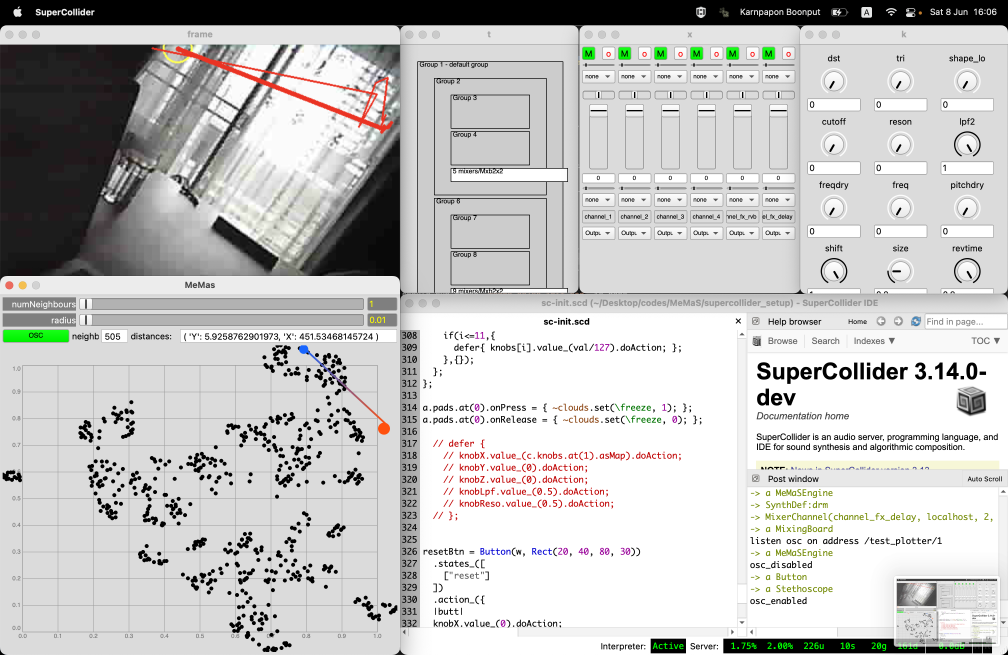
#> input picture imgs/ss1.png, 3024 x 1964 px (shown at 1/3 size)
$ python find_tracking_color.py --image ../imgs/ss1.png
#> lines starting #> are read from the running program, lines starting #| are printed output that depends on the picture; after the words box and inside, x2 and y2 are one past the last pixel; in counts of white or black regions, pixels touching at a corner belong together
from collections import deque
import numpy as np
import time
import argparse
import imutils
import cv2

ap = argparse.ArgumentParser()
ap.add_argument("-m", "--image", help="path to the (optional) image file")
ap.add_argument("-b", "--buffer", type=int, default=64, help="max buffer size")
args = vars(ap.parse_args())

pts = deque(maxlen=args["buffer"])

img = cv2.imread(args["image"], cv2.IMREAD_COLOR)
#> img is the input picture: shape (1964, 3024, 3); mean B, G, R 194.2, 195.3, 195.7
fps = 25

def nothing(x):
  pass

cv2.namedWindow("Tracking")
cv2.resizeWindow("Tracking", 450, 200)
cv2.moveWindow("Tracking", 200, 400)
cv2.createTrackbar("LH", "Tracking", 78, 255, nothing)
cv2.createTrackbar("LS", "Tracking", 0, 255, nothing)
cv2.createTrackbar("LV", "Tracking", 190, 255, nothing)
cv2.createTrackbar("UH", "Tracking", 117, 255, nothing)
cv2.createTrackbar("US", "Tracking", 141, 255, nothing)
cv2.createTrackbar("UV", "Tracking", 236, 255, nothing)

while True:
  now = time.time()

  frame = imutils.resize(img, width=600)
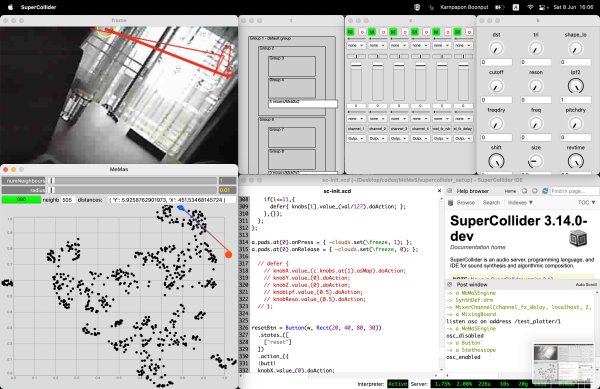
#> frame: shape (389, 600, 3); mean B, G, R 194.2, 195.3, 195.7
  blurred = cv2.GaussianBlur(frame, (11, 11), 0)
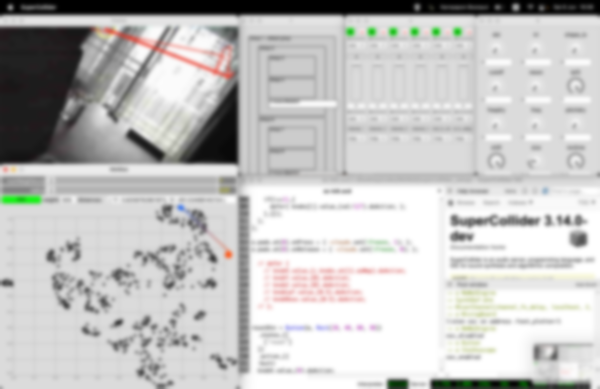
#> blurred: shape (389, 600, 3); mean B, G, R 194.1, 195.2, 195.6
  hsv = cv2.cvtColor(blurred, cv2.COLOR_BGR2HSV)
#> hsv: shape (389, 600, 3); mean H, S, V 9.2, 4.1, 196.5

  l_h = cv2.getTrackbarPos("LH", "Tracking")
  l_s = cv2.getTrackbarPos("LS", "Tracking")
  l_v = cv2.getTrackbarPos("LV", "Tracking")

  u_h = cv2.getTrackbarPos("UH", "Tracking")
  u_s = cv2.getTrackbarPos("US", "Tracking")
  u_v = cv2.getTrackbarPos("UV", "Tracking")

  l_b = np.array([l_h, l_s, l_v])
  u_b = np.array([u_h, u_s, u_v])

  mask = cv2.inRange(hsv, l_b, u_b)
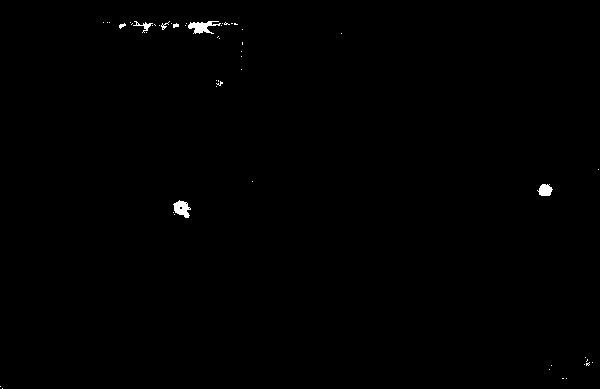
#> mask: shape (389, 600); 0.34% white; 51 white regions (44 under 20 px), largest, box (x1, y1, x2, y2) and area: (188, 21, 221, 34) 225, (173, 200, 191, 218) 194, (537, 184, 553, 196) 136
  mask = cv2.erode(mask, None, iterations=2)
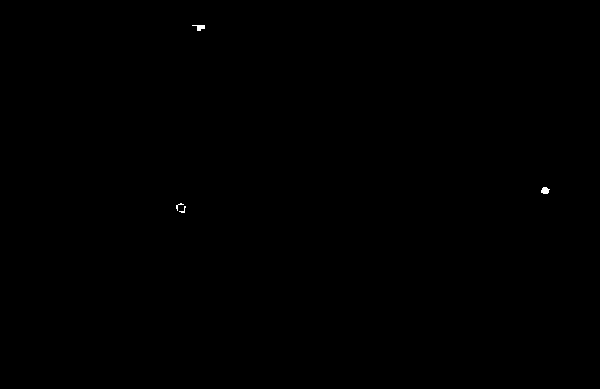
#> mask: shape (389, 600); 0.05% white; 4 white regions (2 under 20 px), largest, box (x1, y1, x2, y2) and area: (541, 187, 550, 194) 47, (192, 25, 205, 31) 45
  mask = cv2.dilate(mask, None, iterations=2)
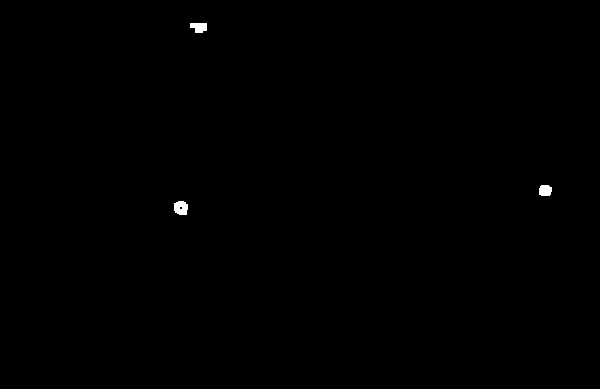
#> mask: shape (389, 600); 0.18% white; 3 white regions
  res = cv2.bitwise_and(frame, frame, mask=mask)

  cnts = cv2.findContours(mask.copy(), cv2.RETR_EXTERNAL, cv2.CHAIN_APPROX_SIMPLE)[-2]
#> cnts = 3 contours; box (x1, y1, x2, y2) and area: (174, 201, 188, 215) 144, (190, 23, 207, 33) 112, (539, 185, 552, 196) 108
  center = None

  if len(cnts) > 0:
    c = max(cnts, key=cv2.contourArea)
#> c = contour of 21 points, box (x1, y1, x2, y2) (174, 201, 188, 215), area 144
    ((x, y), radius) = cv2.minEnclosingCircle(c)
#> x = 180.1; y = 208.4; radius = 8.14
    M = cv2.moments(c)
#> M = moments, m00 144, centre m10/m00, m01/m00 = (180.5, 207.5)
    # finding centriod formular: https://learnopencv.com/find-center-of-blob-centroid-using-opencv-cpp-python/
    center = (int(M["m10"] / M["m00"]), int(M["m01"] / M["m00"]))
#> center = (180, 207)

    if radius > 10:
      cv2.circle(frame, (int(x), int(y)), int(radius), (0, 255, 255), 2)
      cv2.circle(frame, center, 5, (0, 0, 255), -1)

  pts.appendleft(center)

  for i in range(1, len(pts)):
    if pts[i - 1] is None or pts[i] is None:
      continue

    thickness = int(np.sqrt(args["buffer"] / float(i + 1)) * 2.5)
    cv2.line(frame, pts[i - 1], pts[i], (0, 0, 255), thickness)

  cv2.imshow("Frame", frame)
  cv2.imshow("mask", mask)
  cv2.imshow("res", res)

  if cv2.waitKey(1) & 0xFF == 27: break
#> (key Esc is pressed here)
  elif cv2.getWindowProperty("Frame", 0) == -1: break

  timeDiff = time.time() - now
  if (timeDiff < 1.0/(fps)):
    time.sleep(1.0/(fps) - timeDiff)

cv2.destroyAllWindows()
